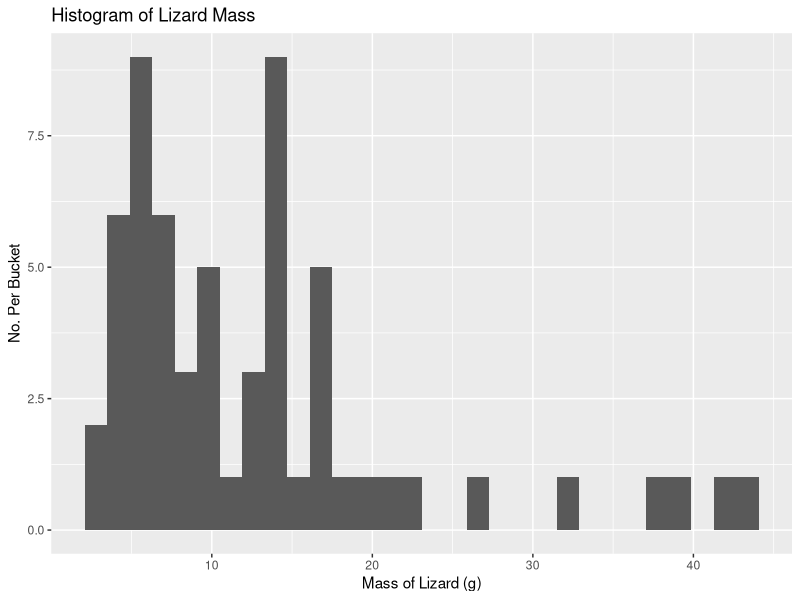
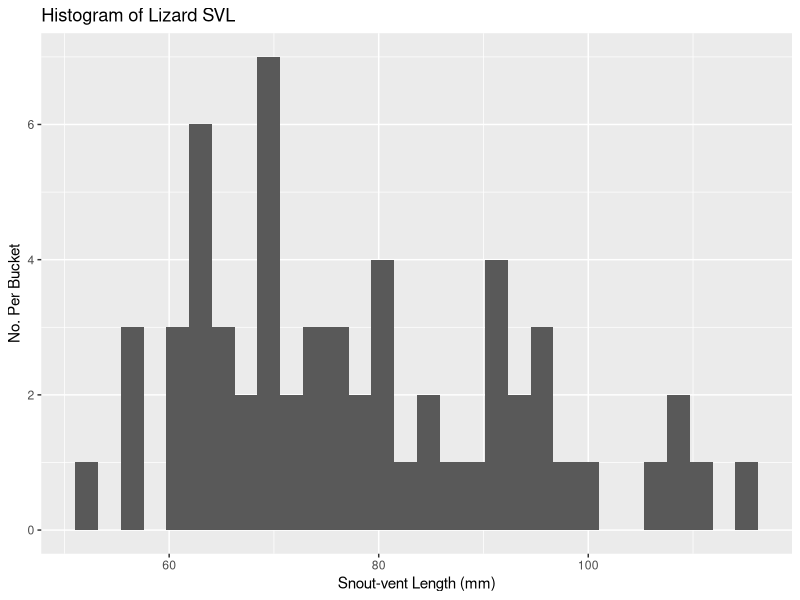
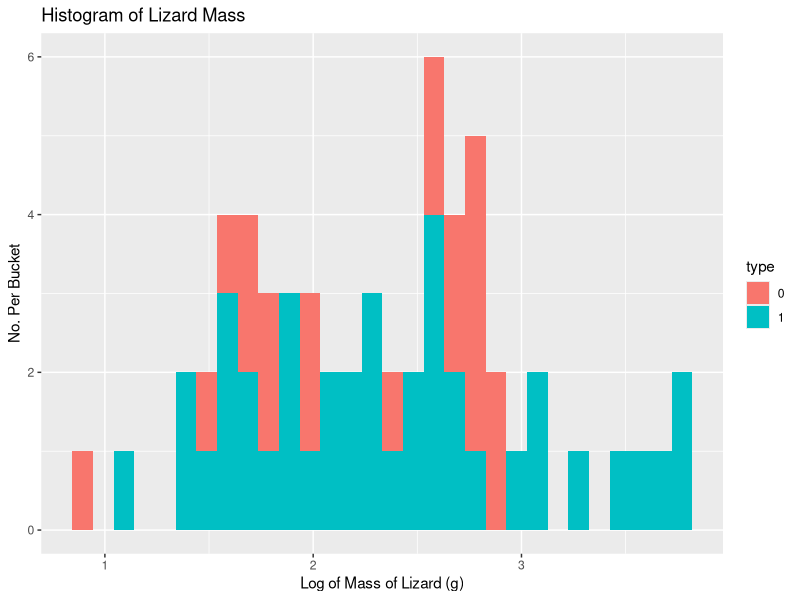
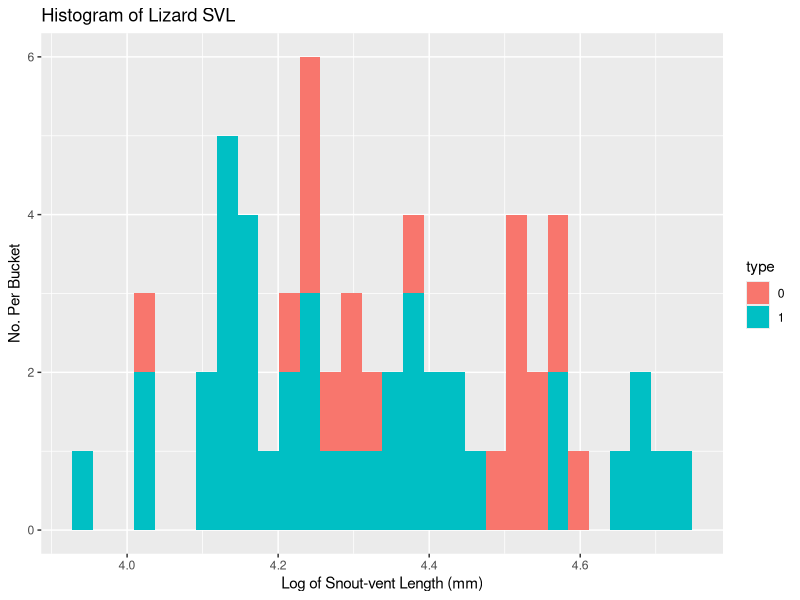
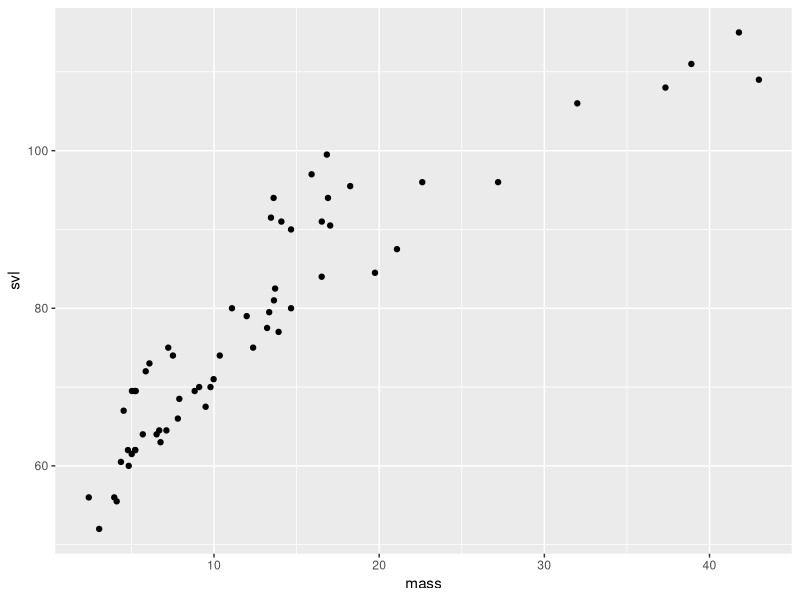
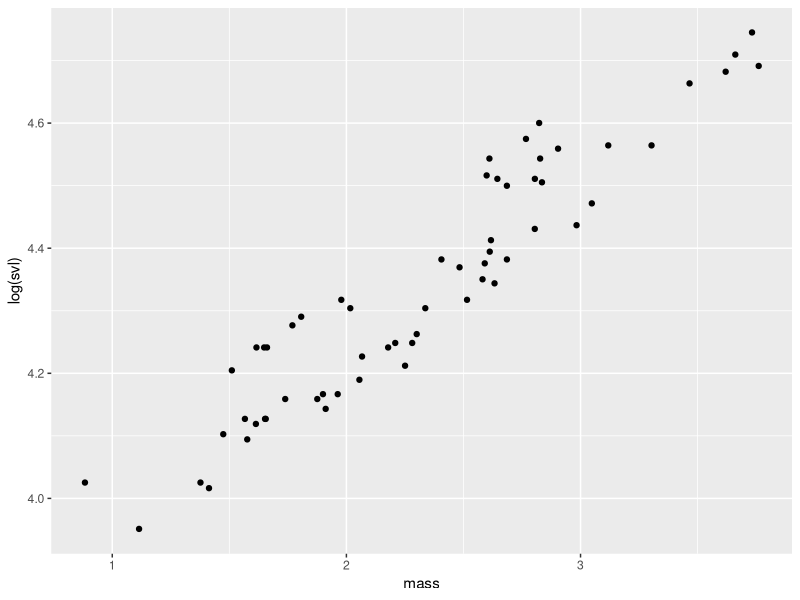

The R script that drew these images, in order:
library(tidyverse)
library(here)

# Read in data and clean up column names
df <- read.table("lizrds.dat") %>% 
  rename(mass = V1, svl = V2, type = V3) 

df <- df[-1,] %>% 
  mutate(mass = as.numeric(mass), 
         svl = as.numeric(svl))

df_transform <- df %>% 
  mutate(mass = log(mass),
         svl = log(svl))


# ------------------------ Part 1 ------------------------ 

part1 <- function() {
  print(shapiro.test(df$mass))
  
  print(shapiro.test(df$svl))
  
}

# Here we can see the the data is infact not normal and more log normal
temp <- ggplot(df,aes(x = mass)) +
  geom_histogram() +
  labs(
    title = "Histogram of Lizard Mass",
    x = "Mass of Lizard (g)",
    y = "No. Per Bucket"
  )

temp1 <- ggplot(df,aes(x = svl)) +
  geom_histogram() +
  labs(
    title = "Histogram of Lizard SVL",
    x = "Snout-vent Length (mm)",
    y = "No. Per Bucket"
  )
temp
temp1

# ------------------------ Part 2 ------------------------ 
#Perform Wilcoxon Rank Sum Test on Mass and SVL based on Group
part2 <- function() {
  #Two ways of doing it
  #Mass
  print(wilcox.test(mass ~ type, data = df))
  
  W1 <- sum(outer(filter(df, type == 0)$mass, filter(df, type == 1)$mass, "<"))
  
  (1-pwilcox(W1-1,20,40))*2
  
  #SVL
  print(wilcox.test(svl ~ type, data = df, exact = FALSE)) #Deal with TIEs
}


# Can't do the same second method to confirm as that does not deal with ties, the regular 
# Wilcoxon test is sufficient

# ------------------------ Part 3 ------------------------

part3 <- function() {
  
  print(shapiro.test(df_transform$mass))
  
  print(shapiro.test(df_transform$svl))
}




# ------------------------ Part 4 ------------------------

part4 <- function() {
  print(t.test(mass ~ type, data = df_transform))
  
  
  print(t.test(svl ~ type, data = df_transform))
}


# ------------------------ Part 5 ------------------------

# Here we can see the the data is infact not normal and more log normal


temp2 <- ggplot(df_transform,aes(x = mass, fill = type)) +
  geom_histogram() +
  labs(
    title = "Histogram of Lizard Mass",
    x = "Log of Mass of Lizard (g)",
    y = "No. Per Bucket"
  )

temp3 <- ggplot(df_transform,aes(x = svl, fill = type)) +
  geom_histogram() +
  labs(
    title = "Histogram of Lizard SVL",
    x = "Log of Snout-vent Length (mm)",
    y = "No. Per Bucket"
  )

temp2
temp3

# ------------------------ Part 6 ------------------------

cor(df$mass[df$type == 0], df$svl[df$type == 0])

cor(df$mass[df$type == 1], df$svl[df$type == 1])


cor(df_transform$mass[df_transform$type == 0], df_transform$svl[df_transform$type == 0])

cor(df_transform$mass[df_transform$type == 1], df_transform$svl[df_transform$type == 1])

#Show how taking the log made it more linear thus more correlated as the corr() function works on a lienar
#basis
ggplot(df, aes(x = mass, y = svl)) +
  geom_point()

ggplot(df_transform, aes(x = mass, y = svl)) +
  geom_point() +
  labs(
    y = "log(svl)"
  )


















